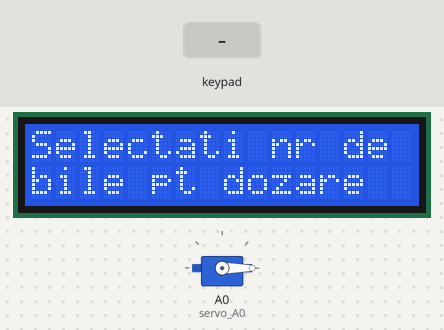
Bench run of a sketch on a simulated Arduino Uno, built with avr-gcc and run on an emulated ATmega328P. Shown: 16×2 character LCD, servo. Inputs (shaded band) come from the test bench.

Above: at 3.7 s.
3.8 s: keypad keys 1 2 # pressed 0.4 s apart
At 7.1 s:
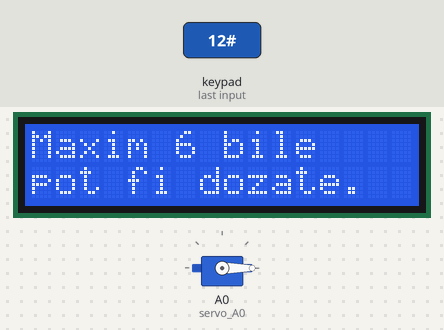
7.6 s: key '3' pressed
At 8.6 s:
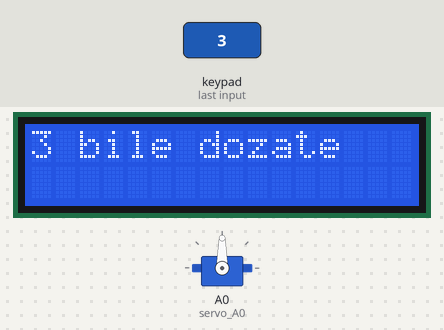
10.6 s: key '4' pressed
At 11.0 s:
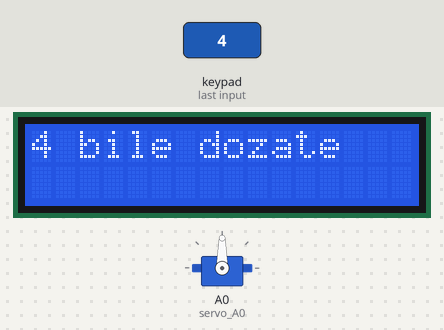
13.6 s: keypad keys 2 5 pressed 0.4 s apart
At 16.1 s:
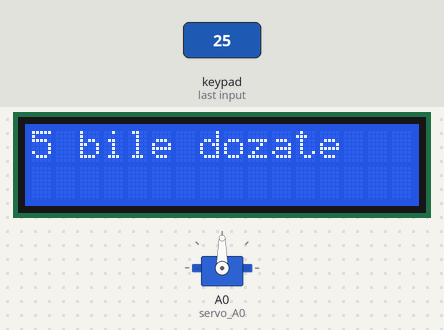
17.4 s: key '2' pressed
At 18.86 s:
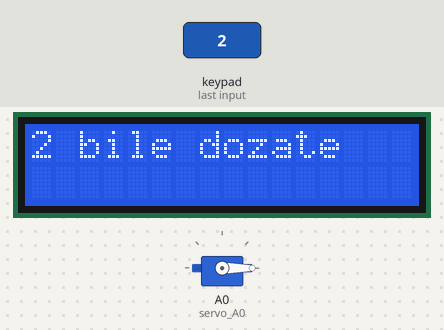
20.4 s: key 'A' pressed
At 20.9 s:
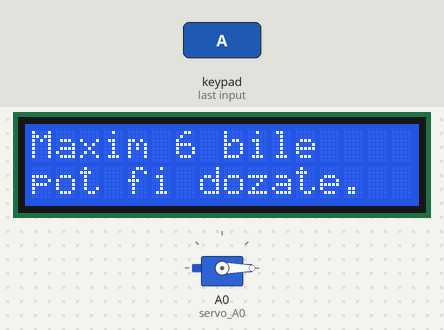
Timing chart, 0 to 23.4 s (numbered marks = the images above; inputs shaded):
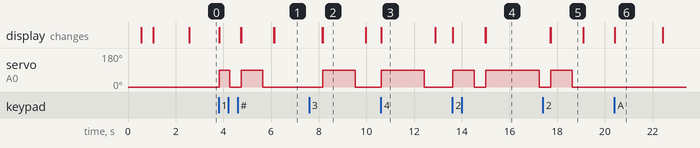

Measured:
- after the input at 3.8 s, servo on A0 (servo_A0): 0° → 90° at once, → 0° 0.45 s later, → 90° 0.48 s later, → 0° 0.90 s later; the display: first changes at once (image 1 shows a later state)
- after the input at 7.6 s, servo on A0 (servo_A0): 0° → 90° after 0.57 s, → 0° 1.4 s later; the display: first differs from a run without the input after 0.57 s (image 2)
- after the input at 10.6 s, servo on A0 (servo_A0): 0° → 90° at once, → 0° 1.8 s later; the display: changes at once (image 3)
- after the input at 13.6 s, servo on A0 (servo_A0): 0° → 90° at once, → 0° 0.90 s later, → 90° 0.48 s later, → 0° 2.3 s later; the display: first changes at once (image 4 shows a later state)
- after the input at 17.4 s, servo on A0 (servo_A0): 0° → 90° after 0.34 s, → 0° 0.90 s later; the display: first differs from a run without the input after 0.34 s (image 5)
- after the input at 20.4 s, the display: changes at once (image 6)
- what the display in image 2 shows lasts 1.8 s, from 8.2 s to 10.0 s

The sketch:

dazzling_lahdi1_1b.ino
```cpp
#include <LiquidCrystal.h>
#include <Keypad.h>
#include <Servo.h>

LiquidCrystal lcd(12, 11, 5, 4, 3, 2);
Servo servo_A0;

const byte ROWS = 4;
const byte COLS = 4;
char keys[ROWS][COLS] = {
  {'1','2','3','A'},
  {'4','5','6','B'},
  {'7','8','9','C'},
  {'*','0','#','D'}
};
byte rowPins[ROWS] = {A1,A2,8,7};
byte colPins[COLS] = {6,A4,13,A5};

Keypad keypad = Keypad(makeKeymap(keys), rowPins, colPins, ROWS, COLS);

void setup() {
  lcd.begin(16,2);
  lcd.setCursor(0,0);
  servo_A0.attach(A0, 500, 2500);
  servo_A0.write(0);
  lcd.print("Initializing.");
  delay(500);
  lcd.print(".");
  delay(500);
  lcd.print(".");
  delay(1500);
  lcd.clear();
}

void loop() {
  char key = keypad.getKey();
  lcd.setCursor(0,0);
  lcd.print("Selectati nr de");
  lcd.setCursor(0,1);
  lcd.print("bile pt dozare");
  switch(key){
  	 case '0':
    		lcd.clear();
    		lcd.setCursor(0,0);
    		lcd.print("0 bile dozate");
    		break;
     case '1':
    		lcd.clear();
    		lcd.print("1 bila dozata");
             servo_A0.write(90); //450 ms -> o bila cade
             delay(450); //asteapta servomotorul sa ajunga la 30
             servo_A0.write(0);
             delay(450);
             break;
    case '2':
    		lcd.clear();
    		lcd.print("2 bile dozate");
    		servo_A0.write(90); //900 ms -> 2 bile cad
    		delay(900); //dozare 2 bile
   			servo_A0.write(0);
            delay(450);
    		break;
    case '3':
    		lcd.clear();
    		lcd.print("3 bile dozate");
    		servo_A0.write(90);
    		delay(1350); //1350 ms -> 3 bile cad
    		servo_A0.write(0);
    		delay(450);
    		break;
    case '4':
    		lcd.clear();
    		lcd.print("4 bile dozate");
    		servo_A0.write(90);
    		delay(1800); //1800 ms -> 4 bile cad
    		servo_A0.write(0);
    		delay(450);
    		break;
    case '5':
    		lcd.clear();
    		lcd.print("5 bile dozate");
    		servo_A0.write(90);
    		delay(2250);
    		servo_A0.write(0);
    		delay(450);
    		break;
    case '6':
    		lcd.clear();
    		lcd.print("6 bile dozate");
    		servo_A0.write(90);
    		delay(2700);
    		servo_A0.write(0);
    		delay(450);
    		break;
  }
  if(key == '7' || key == '8' || key == '9' || key == 'A' || key == 'B' || key == 'C' || key == 'D' || key == '*' || key == '#'){
   	lcd.clear();
    lcd.print("Maxim 6 bile");
    lcd.setCursor(0,1);
    lcd.print("pot fi dozate.");
    delay(2000);
  }
}
 
```
